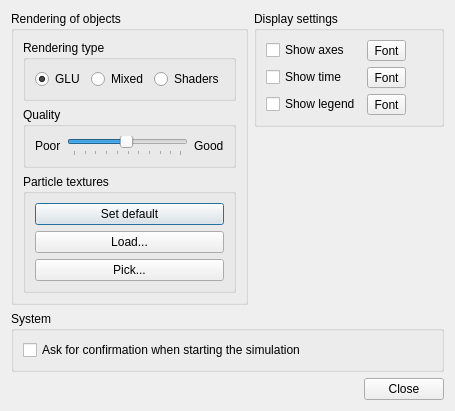
<?xml version="1.0" encoding="UTF-8"?>
<ui version="4.0">
 <class>configurationTab</class>
 <widget class="QDialog" name="configurationTab">
  <property name="geometry">
   <rect>
    <x>0</x>
    <y>0</y>
    <width>440</width>
    <height>380</height>
   </rect>
  </property>
  <property name="windowTitle">
   <string>MUSEN options</string>
  </property>
  <layout class="QVBoxLayout" name="verticalLayout">
   <item>
    <layout class="QGridLayout" name="gridLayout_2">
     <item row="0" column="1">
      <layout class="QVBoxLayout" name="verticalLayout_10">
       <item>
        <widget class="QGroupBox" name="groupBoxVisibility">
         <property name="title">
          <string>Display settings</string>
         </property>
         <layout class="QGridLayout" name="gridLayout_3">
          <item row="0" column="0">
           <widget class="QCheckBox" name="checkBoxShowAxes">
            <property name="toolTip">
             <string>Show coordinate axes</string>
            </property>
            <property name="statusTip">
             <string>Show coordinate axes</string>
            </property>
            <property name="whatsThis">
             <string>Show coordinate axes</string>
            </property>
            <property name="text">
             <string>Show axes</string>
            </property>
           </widget>
          </item>
          <item row="1" column="0">
           <widget class="QCheckBox" name="checkBoxShowTime">
            <property name="toolTip">
             <string>Show time stamp</string>
            </property>
            <property name="statusTip">
             <string>Show time stamp</string>
            </property>
            <property name="whatsThis">
             <string>Show time stamp</string>
            </property>
            <property name="text">
             <string>Show time</string>
            </property>
           </widget>
          </item>
          <item row="2" column="0">
           <widget class="QCheckBox" name="checkBoxShowLegend">
            <property name="toolTip">
             <string>Show color legend</string>
            </property>
            <property name="statusTip">
             <string>Show color legend</string>
            </property>
            <property name="whatsThis">
             <string>Show color legend</string>
            </property>
            <property name="text">
             <string>Show legend</string>
            </property>
           </widget>
          </item>
          <item row="1" column="1">
           <widget class="QToolButton" name="toolButtonFontTime">
            <property name="text">
             <string>Font</string>
            </property>
            <property name="icon">
             <iconset resource="../../MUSEN/QT_GUI/qt_gui.qrc">
              <normaloff>:/QT_GUI/Pictures/font.png</normaloff>:/QT_GUI/Pictures/font.png</iconset>
            </property>
           </widget>
          </item>
          <item row="0" column="1">
           <widget class="QToolButton" name="toolButtonFontAxes">
            <property name="text">
             <string>Font</string>
            </property>
            <property name="icon">
             <iconset resource="../../MUSEN/QT_GUI/qt_gui.qrc">
              <normaloff>:/QT_GUI/Pictures/font.png</normaloff>:/QT_GUI/Pictures/font.png</iconset>
            </property>
           </widget>
          </item>
          <item row="2" column="1">
           <widget class="QToolButton" name="toolButtonFontLegend">
            <property name="text">
             <string>Font</string>
            </property>
            <property name="icon">
             <iconset resource="../../MUSEN/QT_GUI/qt_gui.qrc">
              <normaloff>:/QT_GUI/Pictures/font.png</normaloff>:/QT_GUI/Pictures/font.png</iconset>
            </property>
           </widget>
          </item>
          <item row="2" column="2">
           <widget class="CColorView" name="widgetColorLegend" native="true">
            <property name="minimumSize">
             <size>
              <width>20</width>
              <height>20</height>
             </size>
            </property>
           </widget>
          </item>
          <item row="0" column="2">
           <widget class="CColorView" name="widgetColorAxes" native="true">
            <property name="minimumSize">
             <size>
              <width>20</width>
              <height>20</height>
             </size>
            </property>
           </widget>
          </item>
          <item row="1" column="2">
           <widget class="CColorView" name="widgetColorTime" native="true">
            <property name="minimumSize">
             <size>
              <width>20</width>
              <height>20</height>
             </size>
            </property>
           </widget>
          </item>
         </layout>
        </widget>
       </item>
       <item>
        <spacer name="verticalSpacer">
         <property name="orientation">
          <enum>Qt::Vertical</enum>
         </property>
         <property name="sizeHint" stdset="0">
          <size>
           <width>20</width>
           <height>40</height>
          </size>
         </property>
        </spacer>
       </item>
      </layout>
     </item>
     <item row="1" column="0" colspan="2">
      <widget class="QGroupBox" name="groupBox_4">
       <property name="title">
        <string>System</string>
       </property>
       <layout class="QVBoxLayout" name="verticalLayout_2">
        <item>
         <widget class="QCheckBox" name="checkBoxAskTDData">
          <property name="toolTip">
           <string>Get rid of the annoying message when you start the simulation</string>
          </property>
          <property name="statusTip">
           <string>Get rid of the annoying message when you start the simulation</string>
          </property>
          <property name="whatsThis">
           <string>Get rid of the annoying message when you start the simulation</string>
          </property>
          <property name="text">
           <string>Ask for confirmation when starting the simulation</string>
          </property>
         </widget>
        </item>
       </layout>
      </widget>
     </item>
     <item row="0" column="0">
      <layout class="QVBoxLayout" name="verticalLayout_11">
       <item>
        <widget class="QGroupBox" name="groupBoxParticles">
         <property name="title">
          <string>Rendering of objects</string>
         </property>
         <layout class="QVBoxLayout" name="verticalLayout_6">
          <item>
           <widget class="QGroupBox" name="groupBoxRenderType">
            <property name="enabled">
             <bool>true</bool>
            </property>
            <property name="title">
             <string>Rendering type</string>
            </property>
            <layout class="QGridLayout" name="gridLayout">
             <property name="leftMargin">
              <number>9</number>
             </property>
             <property name="topMargin">
              <number>9</number>
             </property>
             <property name="rightMargin">
              <number>9</number>
             </property>
             <property name="bottomMargin">
              <number>9</number>
             </property>
             <item row="0" column="0">
              <widget class="QRadioButton" name="radioRenderStandart">
               <property name="toolTip">
                <string>Slow, not demanding on resources</string>
               </property>
               <property name="statusTip">
                <string>Slow, not demanding on resources</string>
               </property>
               <property name="whatsThis">
                <string>Slow, not demanding on resources</string>
               </property>
               <property name="text">
                <string>GLU</string>
               </property>
               <property name="checked">
                <bool>true</bool>
               </property>
              </widget>
             </item>
             <item row="0" column="1">
              <widget class="QRadioButton" name="radioRenderTexture">
               <property name="toolTip">
                <string>Faster, not demanding on resources</string>
               </property>
               <property name="statusTip">
                <string>Faster, not demanding on resources</string>
               </property>
               <property name="whatsThis">
                <string>Faster, not demanding on resources</string>
               </property>
               <property name="text">
                <string>Mixed</string>
               </property>
               <property name="checked">
                <bool>false</bool>
               </property>
              </widget>
             </item>
             <item row="0" column="2">
              <widget class="QRadioButton" name="radioRenderOpenGL">
               <property name="toolTip">
                <string>Fast but resource demanding</string>
               </property>
               <property name="statusTip">
                <string>Fast but resource demanding</string>
               </property>
               <property name="whatsThis">
                <string>Fast but resource demanding</string>
               </property>
               <property name="text">
                <string>Shaders</string>
               </property>
              </widget>
             </item>
            </layout>
           </widget>
          </item>
          <item>
           <widget class="QGroupBox" name="groupBoxQuality">
            <property name="title">
             <string>Quality</string>
            </property>
            <layout class="QVBoxLayout" name="verticalLayout_4">
             <item>
              <layout class="QHBoxLayout" name="horizontalLayout_5">
               <item>
                <widget class="QLabel" name="label_7">
                 <property name="text">
                  <string>Poor</string>
                 </property>
                </widget>
               </item>
               <item>
                <widget class="QSlider" name="sliderViewQuality">
                 <property name="minimumSize">
                  <size>
                   <width>0</width>
                   <height>0</height>
                  </size>
                 </property>
                 <property name="maximumSize">
                  <size>
                   <width>16777215</width>
                   <height>16777215</height>
                  </size>
                 </property>
                 <property name="toolTip">
                  <string>Detailization quality of some objects</string>
                 </property>
                 <property name="statusTip">
                  <string>Detailization quality of some objects</string>
                 </property>
                 <property name="whatsThis">
                  <string>Detailization quality of some objects</string>
                 </property>
                 <property name="minimum">
                  <number>1</number>
                 </property>
                 <property name="maximum">
                  <number>100</number>
                 </property>
                 <property name="value">
                  <number>50</number>
                 </property>
                 <property name="orientation">
                  <enum>Qt::Horizontal</enum>
                 </property>
                 <property name="tickPosition">
                  <enum>QSlider::TicksBelow</enum>
                 </property>
                 <property name="OpacitySlider" stdset="0">
                  <bool>true</bool>
                 </property>
                </widget>
               </item>
               <item>
                <widget class="QLabel" name="wallOpacity_3">
                 <property name="text">
                  <string>Good</string>
                 </property>
                </widget>
               </item>
              </layout>
             </item>
            </layout>
           </widget>
          </item>
          <item>
           <widget class="QGroupBox" name="groupBoxPartTextures">
            <property name="title">
             <string>Particle textures</string>
            </property>
            <layout class="QVBoxLayout" name="verticalLayout_3">
             <item>
              <widget class="QPushButton" name="pushButtonPartTextureDefault">
               <property name="text">
                <string>Set default</string>
               </property>
              </widget>
             </item>
             <item>
              <widget class="QPushButton" name="pushButtonPartTextureLoad">
               <property name="toolTip">
                <string>Load texture from file</string>
               </property>
               <property name="statusTip">
                <string>Load texture from file</string>
               </property>
               <property name="whatsThis">
                <string>Load texture from file</string>
               </property>
               <property name="text">
                <string>Load...</string>
               </property>
              </widget>
             </item>
             <item>
              <widget class="QPushButton" name="pushButtonPartTexturePick">
               <property name="toolTip">
                <string>Choose from the list of available</string>
               </property>
               <property name="statusTip">
                <string>Choose from the list of available</string>
               </property>
               <property name="whatsThis">
                <string>Choose from the list of available</string>
               </property>
               <property name="text">
                <string>Pick...</string>
               </property>
              </widget>
             </item>
            </layout>
           </widget>
          </item>
         </layout>
        </widget>
       </item>
      </layout>
     </item>
    </layout>
   </item>
   <item>
    <layout class="QHBoxLayout" name="horizontalLayout_4">
     <item>
      <spacer name="horizontalSpacer">
       <property name="orientation">
        <enum>Qt::Horizontal</enum>
       </property>
       <property name="sizeHint" stdset="0">
        <size>
         <width>40</width>
         <height>20</height>
        </size>
       </property>
      </spacer>
     </item>
     <item>
      <widget class="QPushButton" name="buttonClose">
       <property name="text">
        <string>Close</string>
       </property>
       <property name="autoDefault">
        <bool>false</bool>
       </property>
      </widget>
     </item>
    </layout>
   </item>
  </layout>
 </widget>
 <customwidgets>
  <customwidget>
   <class>CColorView</class>
   <extends>QWidget</extends>
   <header>ColorView.h</header>
   <container>1</container>
  </customwidget>
 </customwidgets>
 <resources>
  <include location="../../MUSEN/QT_GUI/qt_gui.qrc"/>
 </resources>
 <connections/>
</ui>
